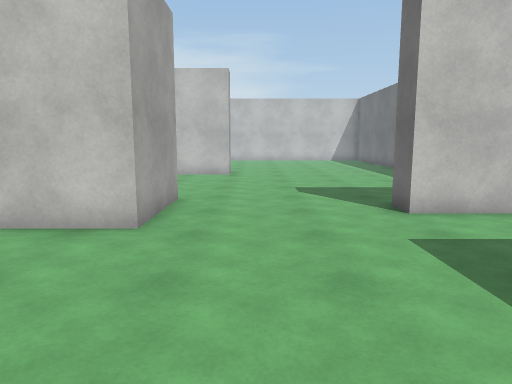
[1] (above)

20 first-person views from a walk through a scene from a Unity 3-D project. The camera is 1.5 m above the floor, tilts 8° down and sees 70° across. The floor is counted in squares, 1 m on a side. Each view is taken from the middle of a square. On the plan, view 1 faces up. The plan holds only what a view shows up to about 16 squares ahead; the rest is blank. The player character is not drawn. Surface patterns are stand-ins for the level's own textures.

[2]
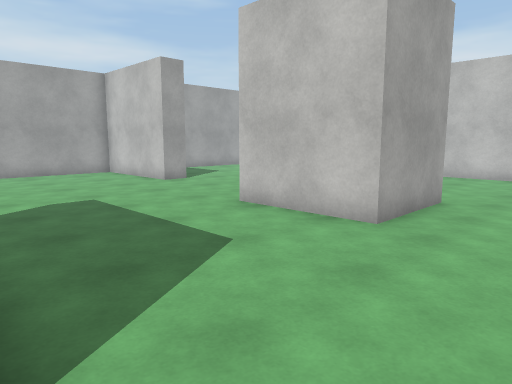

[3]
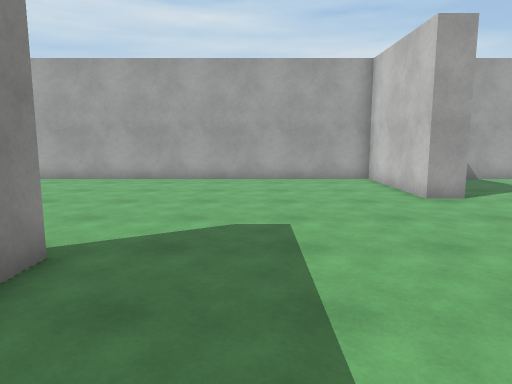

[4]
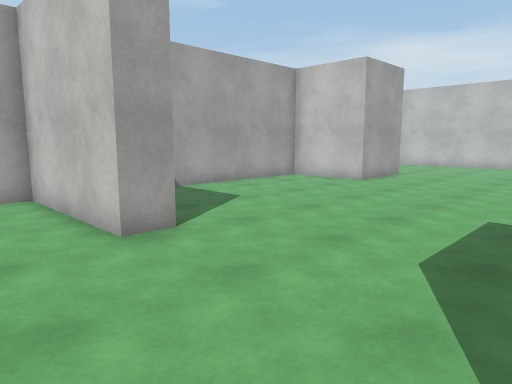

[5]
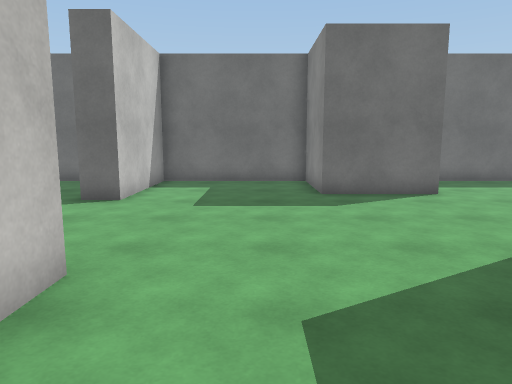

[6]
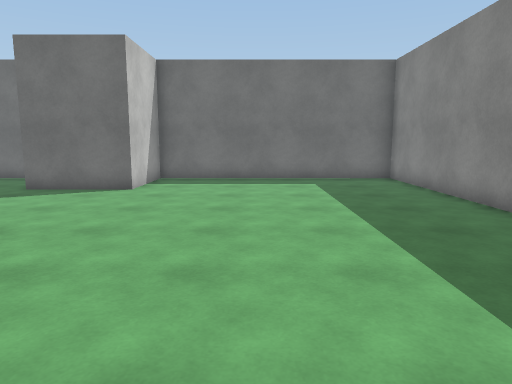

[7]
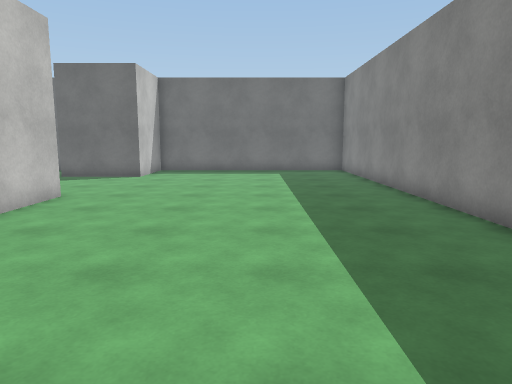

[8]
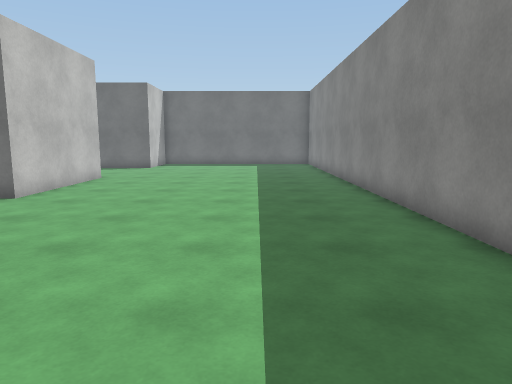

[9]
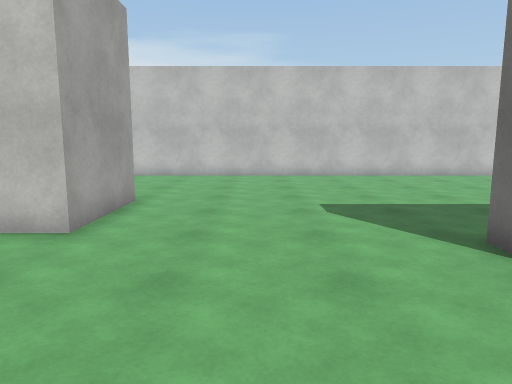

[10]
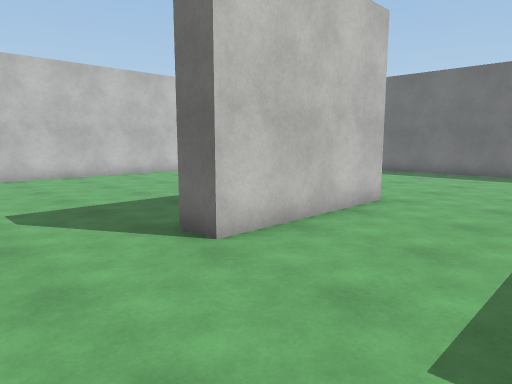

[11]
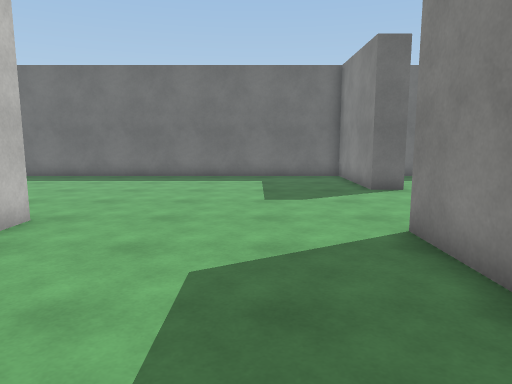

[12]
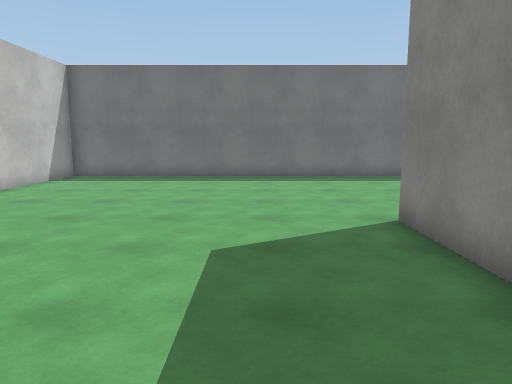

[13]
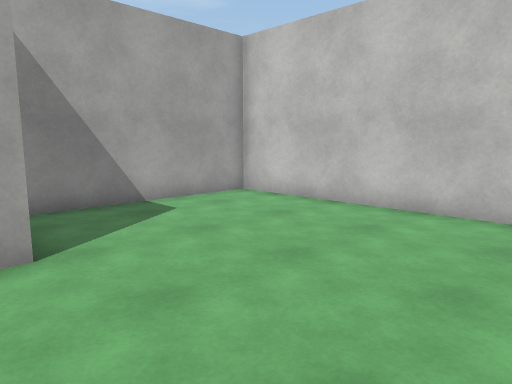

[14]
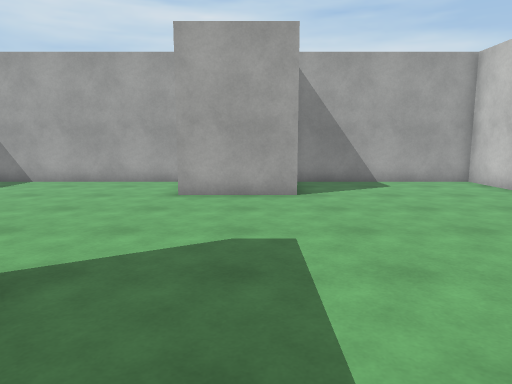

[15]
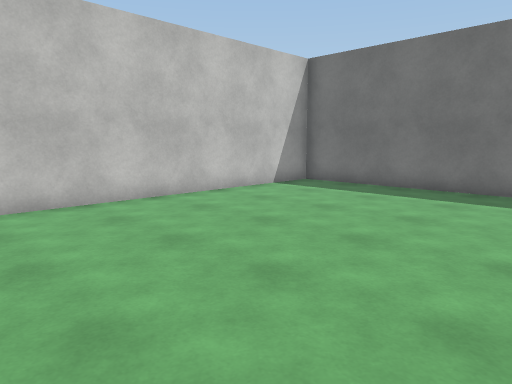

[16]
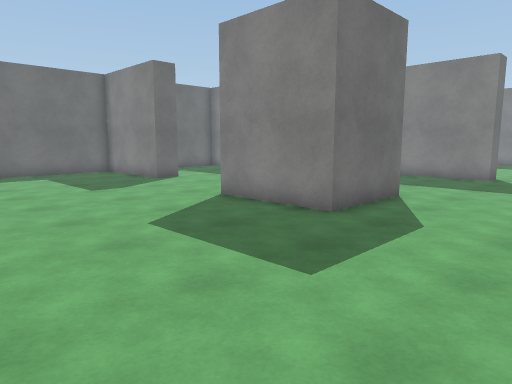

[17]
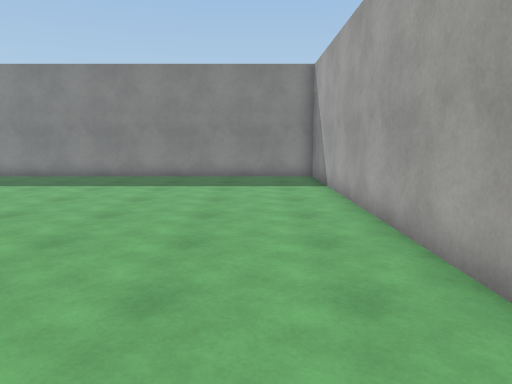

[18]
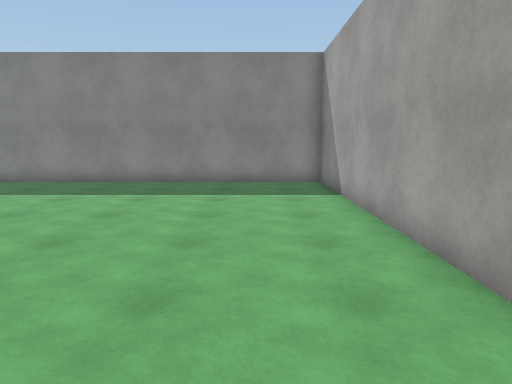

[19]
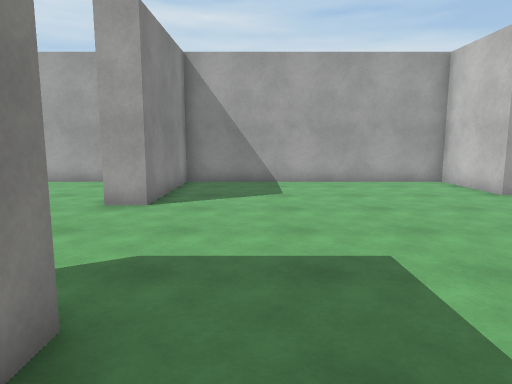

[20]
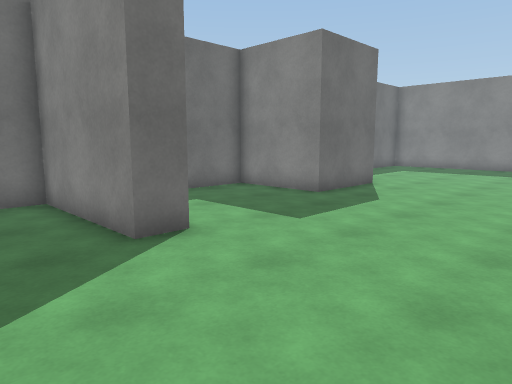

### Floor plan
Points are (right, up) in squares from view 1. A wall is a line through its corners. A room is listed if a view was taken in it or the views show most of it. See-through windows are left out.
Room 1 (views 1, 2, 3, 4, 5, 6, 7, 8, 9, 10, 11, 12, 13, 14, 15, 16, 17, 18, 19, 20)
walls: (-5.7, 9.4) (-2, 9.4) (-2, 6.1) (-5.7, 6.1) (-5.7, 9.4); (-4.4, 17.3) (-1.1, 17.3); (-1.1, 16.3) (-6.6, 16.3) (-6.6, 17.4); (-1.1, -0.7) (-6.6, -0.7) (-6.6, 0.3) (-3.1, 0.3); (-13, 21.2) (-13, 17.8) (-16.4, 17.8) (-16.4, 8.4) (-11.4, 8.4) (-11.4, 7.5) (-16.4, 7.5) (-16.4, -10.4) (7.6, -10.4) (7.6, -1.2) (4.3, -1.2) (4.3, 2.1) (7.6, 2.1) (7.6, 7.5) (3.2, 7.5) (3.2, 8.4) (7.6, 8.4) (7.6, 27.8) (-16.4, 27.8) (-16.4, 21.5)

Positions as (right, up) in squares from view 1, and headings:
1: (0, 0), facing up
2: (1, 0), facing up-left
3: (-2, 3), facing left
4: (-6, 5), facing up-left
5: (-6, 4), facing right
6: (-7, -5), facing right
7: (-11, -6), facing right
8: (-16, -7), facing right
9: (-10, 12), facing up
10: (-10, 12), facing up-right
11: (-8, 12), facing right
12: (-8, 20), facing right
13: (-8, 20), facing up-left
14: (-3, 20), facing left
15: (-4, 19), facing up-right
16: (-10, 16), facing down-right
17: (-14, 5), facing down
18: (-14, 3), facing down
19: (-3, 11), facing left
20: (-2, 11), facing down-right
